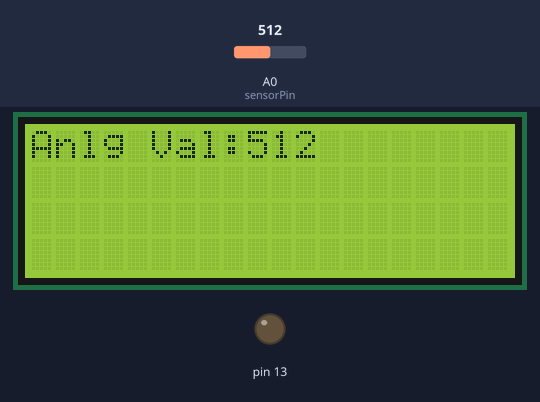
Bench run of a sketch on a simulated Arduino Uno, built with avr-gcc and run on an emulated ATmega328P. On the bench: 20×4 character LCD, output pins drawn as LEDs (lit = HIGH). Inputs (shaded band) come from the test bench; at power-on: A0 (sensorPin) = 512. What the sketch prints to the serial monitor is not drawn.

Above: at 1.7 s.
1.8 s: A0 (sensorPin) set to 316
At 3.6 s:
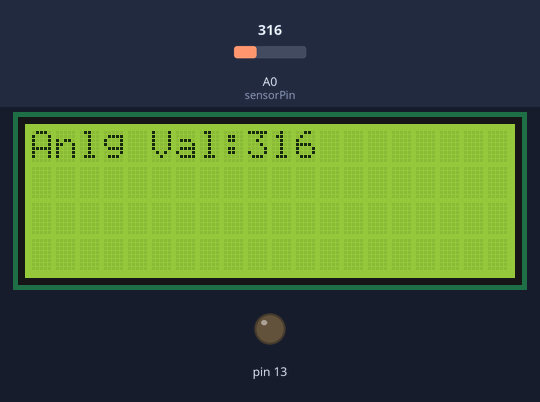
4.6 s: A0 (sensorPin) set to 286
At 7.8 s:
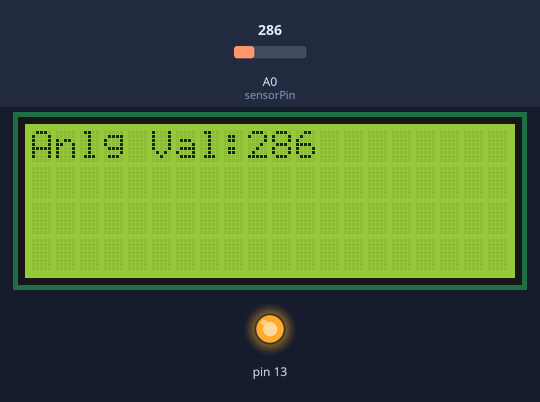
8.7 s: A0 (sensorPin) set to 306
At 12.1 s:
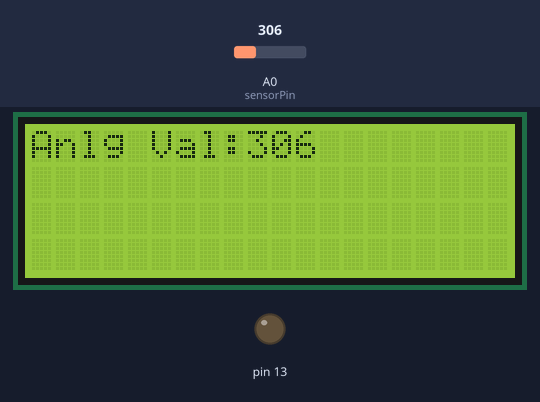
Timing chart, 0 to 13.6 s (numbered marks = the images above; inputs shaded):
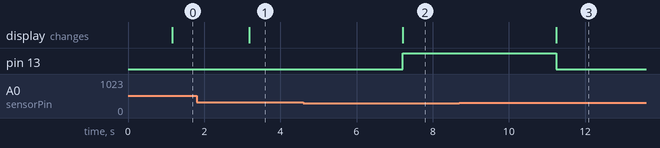

Measured:
- the behaviour switches between 300 and 299 on A0 (sensorPin) (found by bisection; images 1 and 2)
- after the input at 1.8 s, the display: changes after 1.4 s (image 1)
- after the input at 4.6 s, pin 13: LOW → HIGH after 2.6 s; the display: changes after 2.6 s (image 2)
- after the input at 8.7 s, pin 13: HIGH → LOW after 2.5 s; the display: changes after 2.5 s (image 3)

The sketch:

sketch_aug09a.ino
```cpp
#include <Wire.h>
#include <LiquidCrystal_I2C.h>

int sensorPin = A0;
int sensorValue;
int limit = 300;


LiquidCrystal_I2C lcd(0x27,20,4);  // set the LCD address to 0x27 for a 16 chars and 2 line display

void setup()
{
  Serial.begin(9600);
  pinMode(13, OUTPUT);
  lcd.init();                      // initialize the lcd
  lcd.init();
  // Print a message to the LCD.
  lcd.backlight();
  //lcd.noBacklight();
  lcd.setCursor(1,0);
  lcd.print("Athugalpura");
  lcd.setCursor(1,1);
  lcd.print("konichiwaa");
}


void loop() {

 sensorValue = analogRead(sensorPin);
  delay(1000);
 Serial.println("Analog Value : ");
 Serial.println(sensorValue);
  lcd.clear();
  lcd.setCursor(0,0);
  lcd.print("Anlg Val:");
  lcd.setCursor(9,0);
  lcd.print(sensorValue);

 if (sensorValue<limit) {
 digitalWrite(13, HIGH);
 }
 else {
 digitalWrite(13, LOW);
 }

 delay(1000);
}
```
